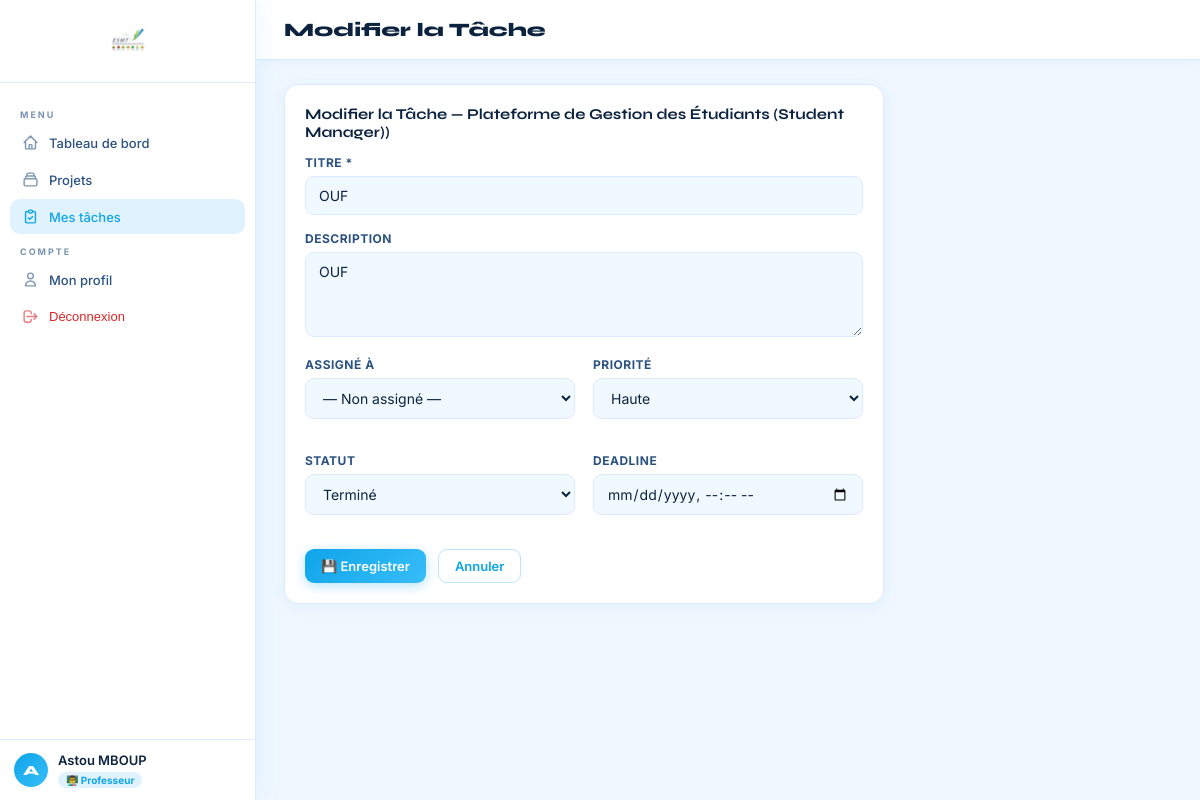
Screenshot of /tasks/7/edit/ (signed in) with the database file from the repository.
### users/models.py (models this page shows, shortened)
class User(AbstractUser):
    ROLE_ETUDIANT = 'etudiant'
    ROLE_PROFESSEUR = 'professeur'
    ROLE_CHOICES = [
        (ROLE_ETUDIANT, 'Étudiant'),
        (ROLE_PROFESSEUR, 'Professeur'),
    ]
    role = models.CharField(max_length=20, choices=ROLE_CHOICES, default=ROLE_ETUDIANT)
    avatar = models.ImageField(upload_to='avatars/', null=True, blank=True)
    bio = models.TextField(blank=True)
    class Meta:
        verbose_name = 'Utilisateur'
        verbose_name_plural = 'Utilisateurs'
    @property
    def is_professeur(self):
        return self.role == self.ROLE_PROFESSEUR
    @property
    def is_etudiant(self):
        return self.role == self.ROLE_ETUDIANT

### tasks/models.py (models this page shows, shortened)
class Task(models.Model):
    STATUS_CHOICES = [
        ('a_faire', 'À faire'),
        ('en_cours', 'En cours'),
        ('termine', 'Terminé'),
    ]
    PRIORITY_CHOICES = [
        ('basse', 'Basse'),
        ('moyenne', 'Moyenne'),
        ('haute', 'Haute'),
    ]
    project = models.ForeignKey(Project, on_delete=models.CASCADE, related_name='tasks')
    title = models.CharField(max_length=200)
    description = models.TextField(blank=True)
    deadline = models.DateTimeField()
    status = models.CharField(max_length=20, choices=STATUS_CHOICES, default='a_faire')
    priority = models.CharField(max_length=10, choices=PRIORITY_CHOICES, default='moyenne')
    assigned_to = models.ForeignKey(
        User, on_delete=models.SET_NULL, null=True, blank=True,
        related_name='assigned_tasks'
    )
    created_by = models.ForeignKey(User, on_delete=models.CASCADE, related_name='created_tasks')
    created_at = models.DateTimeField(auto_now_add=True)
    updated_at = models.DateTimeField(auto_now=True)
    completed_at = models.DateTimeField(null=True, blank=True)
    class Meta:
        verbose_name = 'Tâche'
        verbose_name_plural = 'Tâches'
        ordering = ['-created_at']

### projects/models.py (models this page shows, shortened)
class Project(models.Model):
    STATUS_CHOICES = [
        ('actif', 'Actif'),
        ('en_pause', 'En pause'),
        ('termine', 'Terminé'),
        ('archive', 'Archivé'),
    ]
    name = models.CharField(max_length=200)
    description = models.TextField(blank=True)
    creator = models.ForeignKey(User, on_delete=models.CASCADE, related_name='created_projects')
    members = models.ManyToManyField(User, related_name='member_projects', blank=True)
    status = models.CharField(max_length=20, choices=STATUS_CHOICES, default='actif')
    start_date = models.DateField(null=True, blank=True)
    end_date = models.DateField(null=True, blank=True)
    created_at = models.DateTimeField(auto_now_add=True)
    updated_at = models.DateTimeField(auto_now=True)
    class Meta:
        ordering = ['-created_at']

### tasks/views.py (the view, shortened to what this page needs)
# urls.py: path('<int:pk>/edit/', views.task_edit_view, name='task-edit'),
@login_required
def task_edit_view(request, pk):
    task = get_object_or_404(Task, pk=pk)
    user = request.user
    is_project_creator = (task.project.creator == user)
    is_assigned = (task.assigned_to == user)
    if not is_project_creator and not is_assigned:
        messages.error(request, "Vous ne pouvez modifier que les tâches qui vous sont assignées.")
        return redirect('task-detail', pk=pk)
    if is_project_creator:
        form = TaskForm(
            request.POST or None,
            instance=task,
            project=task.project,
            current_user=request.user
        )
    else:
        form = TaskStatusForm(request.POST or None, instance=task)
    return render(request, 'tasks/form.html', {
        'form': form,
        'task': task,
        'title': 'Modifier la Tâche',
        'is_status_only': not is_project_creator,
    })

### tasks/forms.py (shortened to what this page needs)
class TaskForm(forms.ModelForm):
    def __init__(self, *args, **kwargs):
        self.project = kwargs.pop('project', None)
        self.current_user = kwargs.pop('current_user', None)
        super().__init__(*args, **kwargs)
        if self.project:
            if self.current_user and self.current_user.is_professeur:
                self.fields['assigned_to'].queryset = User.objects.filter(role='etudiant').order_by('last_name', 'first_name')
            else:
                members_qs = User.objects.filter(
                    id__in=list(self.project.members.values_list('id', flat=True)) + [self.project.creator.id]
                ).filter(role='etudiant')
                self.fields['assigned_to'].queryset = members_qs
    class Meta:
        model = Task
        fields = ['title', 'description', 'deadline', 'status', 'priority', 'assigned_to']
        widgets = {
            'deadline': forms.DateTimeInput(attrs={'type': 'datetime-local'}),
            'description': forms.Textarea(attrs={'rows': 4}),
        }

### templates/tasks/form.html (shortened to what this page needs)
{% extends 'base.html' %}
{% block page_title %}{{ title }}{% endblock %}
{% block content %}
<div style="max-width:600px;">
  <div class="card">
    <div class="card-title">
      {{ title }}
      {% if task.project %} — {{ task.project.name }}{% elif project %} — {{ project.name }}{% endif %}
    </div>
    <form method="post">
      {% if is_status_only %}
        <div class="form-group">
          <label class="form-label">Statut de la tâche</label>
          <select name="status" class="form-control">
            <option value="a_faire" {% if task.status == 'a_faire' %}selected{% endif %}>À faire</option>
            <option value="en_cours" {% if task.status == 'en_cours' %}selected{% endif %}>En cours</option>
            <option value="termine" {% if task.status == 'termine' %}selected{% endif %}>Terminé</option>
          </select>
        </div>
      {% else %}
        <div class="form-group">
          <label class="form-label">Titre *</label>
          <input type="text" name="title" class="form-control" placeholder="Titre de la tâche" required value="{{ form.title.value|default:'' }}">
        </div>
        <div class="form-group">
          <label class="form-label">Description</label>
          <textarea name="description" class="form-control" rows="3" placeholder="Détails de la tâche...">{{ form.description.value|default:'' }}</textarea>
        </div>
        <div class="grid-2">
          <div class="form-group">
            <label class="form-label">Assigné à</label>
            <select name="assigned_to" class="form-control">
              <option value="">— Non assigné —</option>
            </select>
          </div>
          <div class="form-group">
            <label class="form-label">Priorité</label>
            <select name="priority" class="form-control">
              <option value="haute" {% if form.priority.value == 'haute' %}selected{% endif %}>Haute</option>
            </select>
          </div>
        </div>
        <div class="grid-2">
          <div class="form-group">
            <label class="form-label">Statut</label>
            <select name="status" class="form-control">
              <option value="termine" {% if form.status.value == 'termine' %}selected{% endif %}>Terminé</option>
            </select>
          </div>
          <div class="form-group">
            <label class="form-label">Deadline</label>
            <input type="datetime-local" name="deadline" class="form-control" value="{{ form.deadline.value|default:'' }}">
          </div>
        </div>
      {% endif %}
      <div style="display:flex;gap:12px;margin-top:8px;">
        <button type="submit" class="btn btn-primary">💾 Enregistrer</button>
        {% if task %}
          <a href="{% url 'task-detail' task.pk %}" class="btn btn-outline">Annuler</a>
        {% elif project %}
          <a href="{% url 'project-detail' project.pk %}" class="btn btn-outline">Annuler</a>
        {% else %}
          <a href="{% url 'task-list' %}" class="btn btn-outline">Annuler</a>
        {% endif %}
      </div>
    </form>
  </div>
</div>
{% endblock %}

### templates/base.html (shortened to what this page needs)
<!DOCTYPE html>
<html lang="fr">
<head>
</head>
<body>
<aside class="sidebar">
  <div class="sidebar-logo">
    <img alt="ESMT Logo"/>
  </div>
  <nav class="sidebar-nav">
    <div class="nav-section">Menu</div>
    <a href="{% url 'dashboard' %}" class="nav-item {% if 'dashboard' in request.resolver_match.url_name %}active{% endif %}">
      <svg width="17" height="17" fill="none" stroke="currentColor" viewBox="0 0 24 24"><path stroke-linecap="round" stroke-linejoin="round" stroke-width="2" d="M3 12l2-2m0 0l7-7 7 7M5 10v10a1 1 0 001 1h3m10-11l2 2m-2-2v10a1 1 0 01-1 1h-3m-6 0a1 1 0 001-1v-4a1 1 0 011-1h2a1 1 0 011 1v4a1 1 0 001 1m-6 0h6"/></svg>
      Tableau de bord
    </a>
    <a href="{% url 'project-list' %}" class="nav-item {% if 'project' in request.resolver_match.url_name %}active{% endif %}">
      <svg width="17" height="17" fill="none" stroke="currentColor" viewBox="0 0 24 24"><path stroke-linecap="round" stroke-linejoin="round" stroke-width="2" d="M19 11H5m14 0a2 2 0 012 2v6a2 2 0 01-2 2H5a2 2 0 01-2-2v-6a2 2 0 012-2m14 0V9a2 2 0 00-2-2M5 11V9a2 2 0 012-2m0 0V5a2 2 0 012-2h6a2 2 0 012 2v2M7 7h10"/></svg>
      Projets
    </a>
    <a href="{% url 'task-list' %}" class="nav-item {% if 'task' in request.resolver_match.url_name %}active{% endif %}">
      <svg width="17" height="17" fill="none" stroke="currentColor" viewBox="0 0 24 24"><path stroke-linecap="round" stroke-linejoin="round" stroke-width="2" d="M9 5H7a2 2 0 00-2 2v12a2 2 0 002 2h10a2 2 0 002-2V7a2 2 0 00-2-2h-2M9 5a2 2 0 002 2h2a2 2 0 002-2M9 5a2 2 0 012-2h2a2 2 0 012 2m-6 9l2 2 4-4"/></svg>
      Mes tâches
    </a>
    <div class="nav-section">Compte</div>
    <a href="{% url 'profile' %}" class="nav-item {% if request.resolver_match.url_name == 'profile' %}active{% endif %}">
      <svg width="17" height="17" fill="none" stroke="currentColor" viewBox="0 0 24 24"><path stroke-linecap="round" stroke-linejoin="round" stroke-width="2" d="M16 7a4 4 0 11-8 0 4 4 0 018 0zM12 14a7 7 0 00-7 7h14a7 7 0 00-7-7z"/></svg>
      Mon profil
    </a>
    <form method="post" action="{% url 'logout' %}" style="margin:0;">
      <button type="submit" class="nav-item danger" style="width:100%;border:none;background:none;cursor:pointer;text-align:left;">
        <svg width="17" height="17" fill="none" stroke="currentColor" viewBox="0 0 24 24"><path stroke-linecap="round" stroke-linejoin="round" stroke-width="2" d="M17 16l4-4m0 0l-4-4m4 4H7m6 4v1a3 3 0 01-3 3H6a3 3 0 01-3-3V7a3 3 0 013-3h4a3 3 0 013 3v1"/></svg>
        Déconnexion
      </button>
    </form>
  </nav>
  {% if user.is_authenticated %}
  <div class="sidebar-user">
    <div class="user-av">{{ user.username|first|upper }}</div>
    <div>
      <div class="user-name">{{ user.get_full_name|default:user.username }}</div>
      <span class="user-role {% if not user.is_professeur %}etudiant{% endif %}">
        {% if user.is_professeur %}👨‍🏫 Professeur{% else %}🎓 Étudiant{% endif %}
      </span>
    </div>
  </div>
  {% endif %}
</aside>
<div class="main">
  <div class="topbar">
    <div class="topbar-title">{% block page_title %}{% endblock %}</div>
  </div>
  <div class="content">
    {% block content %}{% endblock %}
  </div>
</div>
</body>
</html>

### rows the page displays
User: username|first "A", get_full_name "Astou MBOUP"
Task: project.name "Plateforme de Gestion des Étudiants (Student Manager))", title "OUF", description "OUF", priority "Haute", status "Terminé"

### other values shown
{{ title }} "Modifier la Tâche"
